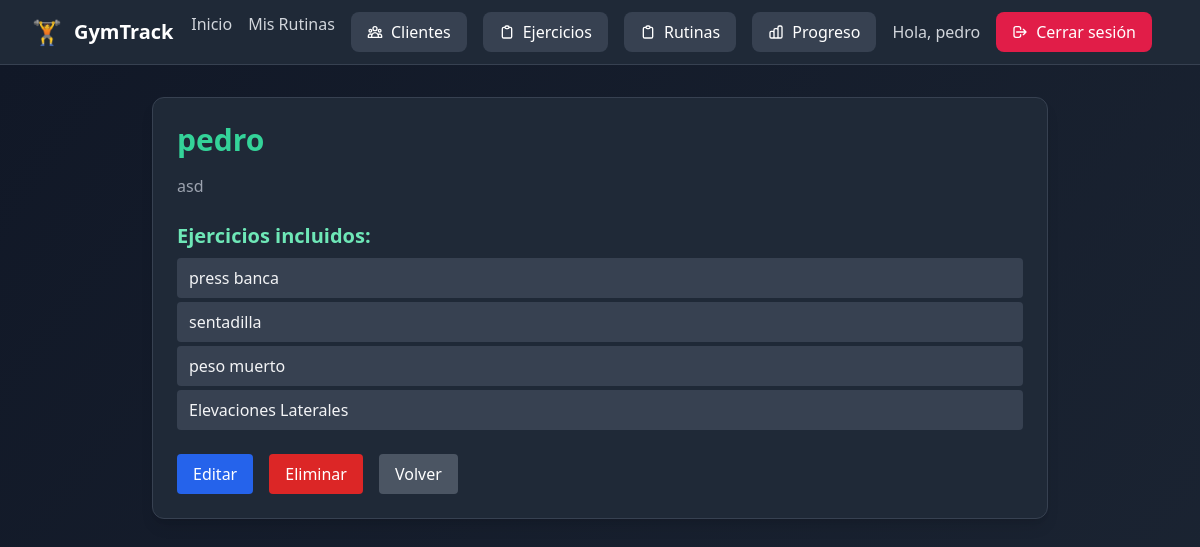
Screenshot of /cliente/rutinas/20/ (signed in) with the database file from the repository.
### usuarios/models.py (models this page shows, shortened)
class Usuario(AbstractUser):
    ROLES = [
        ("admin", "Administrador"),
        ("entrenador", "Entrenador"),
        ("cliente", "Cliente"),
    ]
    rol = models.CharField(max_length=20, choices=ROLES, default="cliente")

### rutinas/models.py (models this page shows, shortened)
class Rutina(models.Model):
    nombre = models.CharField(max_length=100)
    descripcion = models.TextField(blank=True)
    ejercicios = models.ManyToManyField(Ejercicio, related_name="rutinas")
    entrenador = models.ForeignKey(
        Usuario,
        on_delete=models.SET_NULL,
        null=True,
        blank=True,
        related_name="rutinas_creadas"
    )
    cliente = models.ForeignKey(
        Cliente,
        on_delete=models.CASCADE,
        null=True,
        blank=True,
        related_name="rutinas"
    )
    fecha_creacion = models.DateTimeField(auto_now_add=True)

### ejercicios/models.py (models this page shows, shortened)
class Ejercicio(models.Model):
    VISIBILIDAD_OPCIONES = [
        ('privado', 'Privado'),
        ('global', 'Global'),
    ]
    nombre = models.CharField(max_length=100)
    descripcion = models.TextField()
    grupo_muscular = models.CharField(max_length=100)
    variante = models.CharField(max_length=100, blank=True)
    usuario = models.ForeignKey(settings.AUTH_USER_MODEL, on_delete=models.CASCADE, related_name="ejercicios")
    visibilidad = models.CharField(
        max_length=10,
        choices=VISIBILIDAD_OPCIONES,
        default='privado'  # 👈 por defecto será solo visible para su creador
    )

### panel_cliente/views.py (the view)
# urls.py: path("rutinas/<int:rutina_id>/", views.detalle_rutina_cliente, name="detalle_rutina"),
@login_required
def detalle_rutina_cliente(request, rutina_id):
    if request.user.rol != "cliente":
        messages.error(request, "No tienes acceso a este panel.")
        return redirect("home")
    cliente = request.user.perfil_cliente
    rutina = get_object_or_404(Rutina, id=rutina_id, cliente=cliente)
    return render(request, "panel_cliente/detalle_rutina.html", {
        "rutina": rutina,
        "cliente": cliente,
        "ejercicios": rutina.ejercicios.all(),
    })

### panel_cliente/templates/panel_cliente/detalle_rutina.html (shortened to what this page needs)
{% extends "base.html" %}
{% block content %}
<div class="min-h-screen bg-gradient-to-br from-gray-900 to-gray-800 text-gray-100 py-8 px-4">
  <div class="max-w-4xl mx-auto bg-gray-800 p-6 rounded-xl border border-gray-700 shadow-lg">
    <h1 class="text-3xl font-bold text-emerald-400 mb-4">{{ rutina.nombre }}</h1>
    <p class="text-gray-400 mb-6">{{ rutina.descripcion|default:"Sin descripción" }}</p>
    <h2 class="text-xl font-semibold text-emerald-300 mb-2">Ejercicios incluidos:</h2>
    {% if ejercicios %}
      <ul class="space-y-1">
        {% for e in ejercicios %}
          <li class="bg-gray-700 px-3 py-2 rounded">{{ e.nombre }}</li>
        {% endfor %}
      </ul>
    {% else %}
      <p class="text-gray-400">No hay ejercicios en esta rutina.</p>
    {% endif %}
    <div class="flex gap-4 mt-6">
      <a href="{% url 'panel_cliente:editar_rutina' rutina.id %}" class="bg-blue-600 hover:bg-blue-700 text-white px-4 py-2 rounded">Editar</a>
      <a href="{% url 'panel_cliente:eliminar_rutina' rutina.id %}" class="bg-red-600 hover:bg-red-700 text-white px-4 py-2 rounded">Eliminar</a>
      <a href="{% url 'panel_cliente:rutinas' %}" class="bg-gray-600 hover:bg-gray-700 text-white px-4 py-2 rounded">Volver</a>
    </div>
  </div>
</div>
{% endblock %}

### templates/base.html (shortened to what this page needs)
<!DOCTYPE html>
<html lang="es">
  <head>
    <script src="https://cdn.tailwindcss.com"></script>
  </head>
  <body class="bg-gradient-to-br from-gray-900 to-gray-800 min-h-screen">
    <nav class="bg-gray-800 border-b border-gray-700 shadow-lg">
      <div class="max-w-7xl mx-auto px-4 sm:px-6 lg:px-8">
        <div class="flex justify-between items-center h-16">
          <div class="flex items-center">
            <a href="/" class="flex items-center space-x-3 text-xl font-bold text-white hover:text-emerald-400 transition-colors">
              <span class="text-2xl">🏋️</span>
              <span class="hidden sm:inline">GymTrack</span>
            </a>
          </div>
{% if user.is_authenticated and user.rol == "cliente" %}
<nav class="bg-gray-800 border-b border-gray-700 py-3 px-4 flex gap-4 justify-center text-gray-300">
  <a href="{% url 'panel_cliente:dashboard' %}" class="hover:text-emerald-400">Inicio</a>
  <a href="{% url 'panel_cliente:rutinas' %}" class="hover:text-emerald-400">Mis Rutinas</a>
{% endif %}
          <div class="hidden md:flex items-center space-x-4">
            <a href="{% url 'clientes:lista' %}" class="inline-flex items-center px-4 py-2 bg-gray-700 hover:bg-gray-600 text-white font-medium rounded-lg transition-colors">
              Clientes
            </a>
            <a href="{% url 'ejercicios:lista' %}" class="inline-flex items-center px-4 py-2 bg-gray-700 hover:bg-gray-600 text-white font-medium rounded-lg transition-colors">
              <svg class="w-4 h-4 mr-2" fill="none" stroke="currentColor" viewBox="0 0 24 24">
                <path stroke-linecap="round" stroke-linejoin="round" stroke-width="2" d="M9 5H7a2 2 0 00-2 2v12a2 2 0 002 2h10a2 2 0 002-2V7a2 2 0 00-2-2h-2M9 5a2 2 0 002 2h2a2 2 0 002-2M9 5a2 2 0 012-2h2a2 2 0 012 2"></path>
              </svg>
              Ejercicios
            </a>
            <a href="{% url 'rutinas:lista' %}" class="inline-flex items-center px-4 py-2 bg-gray-700 hover:bg-gray-600 text-white font-medium rounded-lg transition-colors">
              <svg class="w-4 h-4 mr-2" fill="none" stroke="currentColor" viewBox="0 0 24 24">
                <path stroke-linecap="round" stroke-linejoin="round" stroke-width="2" d="M9 5H7a2 2 0 00-2 2v12a2 2 0 002 2h10a2 2 0 002-2V7a2 2 0 00-2-2h-2M9 5a2 2 0 002 2h2a2 2 0 002-2M9 5a2 2 0 012-2h2a2 2 0 012 2"></path>
              </svg>
              Rutinas
            </a>
            <a href="{% url 'progreso:index' %}" class="inline-flex items-center px-4 py-2 bg-gray-700 hover:bg-gray-600 text-white font-medium rounded-lg transition-colors">
              Progreso
            </a>
          </div>
          <div class="hidden md:flex items-center space-x-4">
            {% if user.is_authenticated %}
              <span class="text-gray-300 font-medium">Hola, {{ user.username }}</span>
              <a href="{% url 'usuarios:logout' %}" class="inline-flex items-center px-4 py-2 bg-rose-600 hover:bg-rose-500 text-white font-medium rounded-lg transition-colors">
                <svg class="w-4 h-4 mr-2" fill="none" stroke="currentColor" viewBox="0 0 24 24">
                  <path stroke-linecap="round" stroke-linejoin="round" stroke-width="2" d="M17 16l4-4m0 0l-4-4m4 4H7m6 4v1a3 3 0 01-3 3H6a3 3 0 01-3-3V7a3 3 0 013-3h4a3 3 0 013 3v1"></path>
                </svg>
                Cerrar sesión
              </a>
            {% endif %}
          </div>
        </div>
      </div>
    </nav>
    <main class="flex-1">
      {% block content %}{% endblock %}
    </main>
  </body>
</html>

### rows the page displays
Usuario: username "pedro"
Rutina: nombre "pedro", descripcion "asd"
Ejercicio: nombre "press banca"
Ejercicio: nombre "sentadilla"
Ejercicio: nombre "peso muerto"
Ejercicio: nombre "Elevaciones Laterales"
